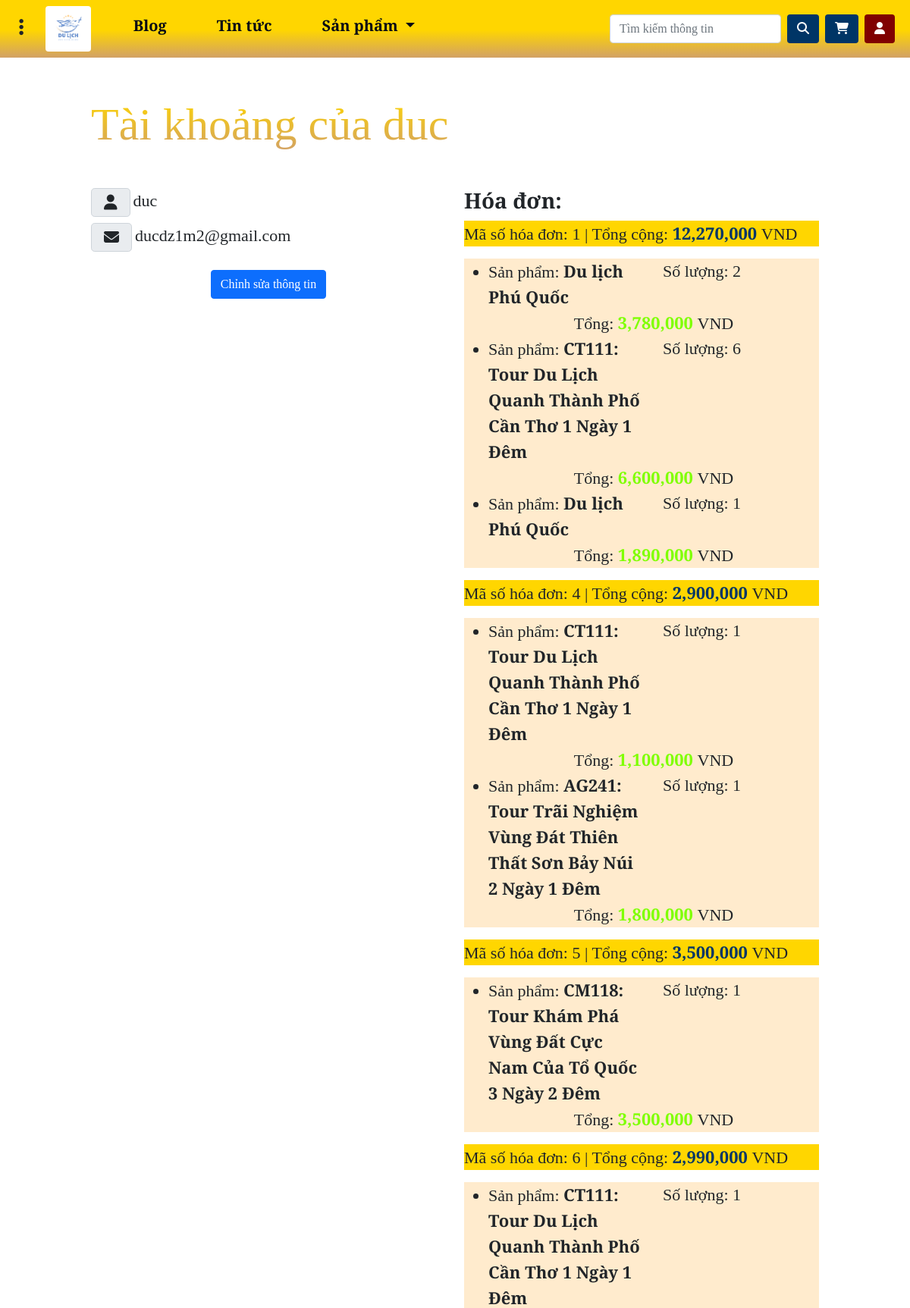
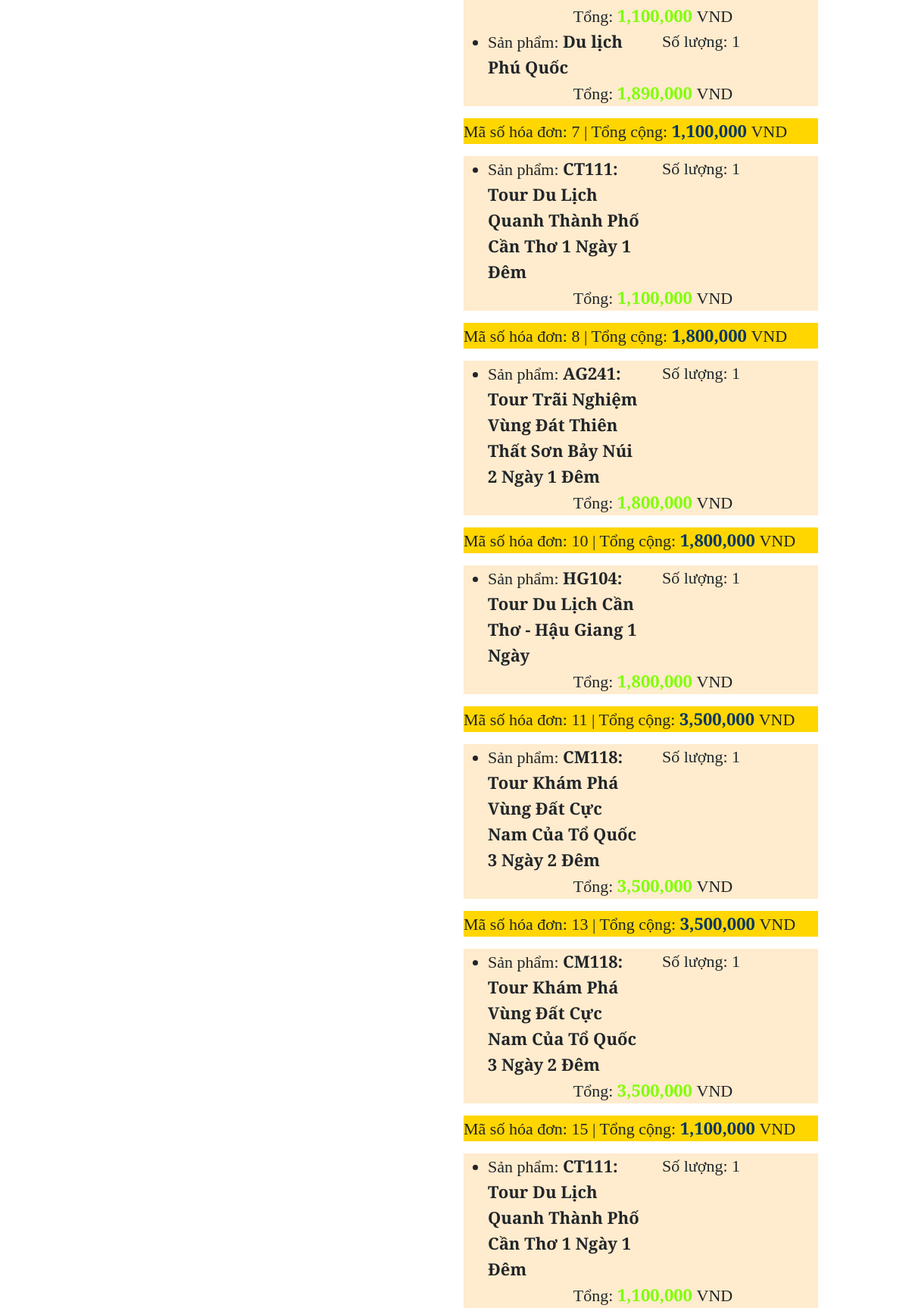
Screenshot of /profile/ (signed in, upper part) with the database file from the repository (2 pictures, top to bottom).
### Home/models.py (models this page shows, shortened)
class Order(models.Model):
    customer = models.ForeignKey(Customer, on_delete=models.SET_NULL, blank=True, null=True)
    complete = models.BooleanField(default=False, null=True, blank=False)
    def tinh_tong_don_hang(self):
        total = 0
        order_items = self.orderitem_set.all()
        for item in order_items:
            total += item.tinh_tong()
        return total

class OrderItem(models.Model):
    product = models.ForeignKey(Product, on_delete=models.SET_NULL, blank=True, null=True)
    order = models.ForeignKey(Order, on_delete=models.SET_NULL, blank=True, null=True)
    quantity = models.IntegerField(default=0, null=True, blank=True)
    def tinh_tong(self):
        if self.product is not None and self.quantity is not None:
            return self.product.gia * self.quantity
        return 0

class Product(models.Model):
    title = models.CharField(max_length=255)
    khoihanh = models.CharField(max_length=50)
    isHot = models.BooleanField(default=False)
    thoigian = models.IntegerField()
    diadiem = models.CharField(max_length=100)
    lichtrinh = models.TextField(blank=True)
    gia = models.IntegerField()
    giachuasale = models.IntegerField()
    text_url = models.TextField(blank=True)
    soluoc = models.TextField(blank=True)
    trainghiem = models.TextField(blank=True)
    chuongtrinhtour = models.TextField(blank=True)

### Home/views.py (the view)
# urls.py: path('profile/', views.profile, name= 'profile'),
@login_required
def profile(request):
    customer = request.user
    return render(request, 'profile.html', { 'customer':customer})

### Home/templates/profile.html (shortened to what this page needs)
{% load static %}
{% load humanize %}
<!DOCTYPE html>
<html lang="en">
   <head>
      <link
         href="https://cdn.jsdelivr.net/npm/bootstrap@5.0.2/dist/css/bootstrap.min.css"
         rel="stylesheet"
         />
      <link
         rel="stylesheet"
         href="https://cdnjs.cloudflare.com/ajax/libs/font-awesome/6.5.1/css/all.min.css"
         />
      <link rel="stylesheet" href="https://unpkg.com/leaflet@1.9.4/dist/leaflet.css"
/>
      <link rel="stylesheet" href="{% static 'css/style.css' %}">
   </head>
   <body>
      <header>
         <nav class="navbar navbar-expand-md colorHeader fixed-top ">
            <div class="container-fluid">
               <div class="nav-brand me-5">
                  <button class="btn" type="button" data-bs-target="#offcanvasTop" data-bs-toggle="offcanvas">
                  <i class="fa-solid fa-ellipsis-vertical leftslide"></i>
                  </button>
                  <a href="{% url 'home' %}">
                  <img src="{%static 'asset/logo.jpg'%}" alt="" class="rounded" width="60px" height="60px" />
                  </a>
               </div>
               <div class="collapse navbar-collapse" id="navbarNav">
                  <ul class="navbar-nav me-auto mb-2 mb-lg-0">
                     <li class="nav-item">
                        <a class="nav-link active h5" aria-current="page" href="{%url 'blog'%}" data-bs-toggle="tooltip" title="Tính năng đang được phát triển">Blog</a>
                     </li>
                     <li class="nav-item">
                        <a class="nav-link h5" href="{% url 'new' %}">Tin tức</a>
                     </li>
                     <li class="nav-item dropdown ">
                        <a class="nav-link h5 dropdown-toggle" href="#" role="button" data-bs-toggle="dropdown"
                           aria-expanded="false">
                        Sản phẩm
                        </a>
                     </li>
                  </ul>
                  <form class="d-flex " role="search">
                     <input class="form-control me-2 searchInput" id="searchInput" type="search" placeholder="Tìm kiếm thông tin"
                        aria-label="Search" />
                     <button class="btn" id="searchBtn" type="submit">
                     <i class="fa-solid fa-magnifying-glass" style="color: #ffffff;"></i>
                     </button>
                  </form>
                  <button type="button" class="btn ms-2" style="background-color: #003566; color: white;"
                     data-bs-toggle="popover" title="Đơn hàng" data-bs-html="true" data-bs-content="
                     <div class='text-center'>
                     <a href='{% url 'cart' %}'>Mở giỏ hàng</a>
                     </div>
                     " data-bs-placement="bottom">
                  <i class="fas fa-shopping-cart"></i>
                  </button>
                  {% if request.user.is_authenticated %}
                  {% if request.user.is_staff %}
                  <button class="btn mx-2" style="background-color: #800101;" data-bs-toggle="popover" title="Admin" data-bs-html="true" data-bs-content="
                     <div>
                     <a href='{% url 'profile' %}'>Hồ sơ</a> <br>
                     <a href='{% url 'admin:index' %}'>Trang quản trị</a>
                     </div>
                     <hr class='my-3'>
                     <div>
                     <a href='{% url 'logout'%}'>Đăng xuất</a>
                     </div>
                     " data-bs-placement="bottom">
                  <i class="fa-solid fa-user" style="color: #ffffff;"></i>
                  </button>
                  {%endif%}
                  {% else %}
                  <button class="text-white btn ms-2" style="background-color: #003566;" onclick="chuyentrang()">
                  Đăng nhập
                  </button>
                  {%endif%}
               </div>
            </div>
         </nav>
      </header>
      <main>
         <div class="row">
            <h2 class="title mb-5">Tài khoảng của {{ user.username }}</h2>
            <div class="col-md-6">
               <div class="input-group input-group-lg">
                  <span class="input-group-text me-1" id="inputGroup-sizing-lg">
                  <i class="fa-solid fa-user"></i>
                  </span>
                  {{ customer.username }}
               </div>
               <div class="input-group input-group-lg mt-2">
                  <span class="input-group-text me-1" id="inputGroup-sizing-lg">
                  <i class="fa-solid fa-envelope"></i>
                  </span>
                  {{customer.email }}
               </div>
               <div class="container-fluid text-center mt-4">
                  <a href="{% url 'edit' %}" class="btn btn-primary">
                     Chỉnh sửa thông tin
                  </a>
               </div>
            </div>
            <div class="col-md-6">
               {% block content %}
         <h3><strong>
            Hóa đơn:
         </strong></h3>
         {% for order in user.customer.order_set.all %}
         <p style="background-color: #ffd600;">Mã số hóa đơn: {{ order.id }} | Tổng cộng: <span style="color: #003566; font-weight: bold;">
            {{ order.tinh_tong_don_hang|intcomma }}
         </span>VND</p>
         <ul style="background-color: blanchedalmond;">
            {% for order_item in order.orderitem_set.all %}
               <li>
                  <div class="row">
                     <div class="col-6">
                        Sản phẩm: <b>{{ order_item.product.title }} </b>
                     </div>
                     <div class="col-6">
                        Số lượng: {{ order_item.quantity }}
                     </div>
                     <div class="text-center">
                        Tổng: <span style="color: chartreuse; font-weight: bold;">
                           {{ order_item.tinh_tong|intcomma }}
                        </span> VND
                     </div>
                  </div>
               </li>
            {% endfor %}
         </ul>
         {% endfor %}
         {% endblock %}
            </div>
         </div>
      </main>
   </body>
</html>

### Home/static/css/style.css (style rules this page uses)
.nav-item { margin-right: 50px; }
.colorHeader { background: rgb(255,214,0); background: linear-gradient(180deg, rgba(255,214,0,1) 52%, rgba(210,161,101,1) 100%); }
.collapse a, #offcanvasTopLabel { text-decoration: none !important; color: #000814 !important; font-weight: bold; }
body { font-family: 'EB Garamond' !important; font-size: 22px !important; }
.leftslide { font-size: 25px; margin-right: 10px; }
.title { font-size: 60px; background: -webkit-linear-gradient(rgb(255,214,0), rgba(210,161,101,1)); -webkit-background-clip: text; -webkit-text-fill-color: transparent; }
header { margin-bottom: 8rem !important; }
.searchInput, #searchBtn { margin: auto 0; height: fit-content !important; color: white; }
#searchBtn { background-color: #003566; }
main { width: 80%; margin: 0 auto; }
main { min-width: 80%; margin: auto; }

### rows the page displays
Order: id "1", tinh_tong_don_hang "12,270,000"
OrderItem: product "Du lịch Phú Quốc", quantity "2", tinh_tong "3,780,000"
OrderItem: product "CT111: Tour Du Lịch Quanh Thành Phố Cần Thơ 1 Ngày 1 Đêm", quantity "6", tinh_tong "6,600,000"
OrderItem: product "Du lịch Phú Quốc", quantity "1", tinh_tong "1,890,000"
Order: id "4", tinh_tong_don_hang "2,900,000"
OrderItem: product "CT111: Tour Du Lịch Quanh Thành Phố Cần Thơ 1 Ngày 1 Đêm", quantity "1", tinh_tong "1,100,000"
OrderItem: product "AG241: Tour Trãi Nghiệm Vùng Đát Thiên Thất Sơn Bảy Núi 2 Ngày 1 Đêm", quantity "1", tinh_tong "1,800,000"
Order: id "5", tinh_tong_don_hang "3,500,000"
OrderItem: product "CM118: Tour Khám Phá Vùng Đất Cực Nam Của Tổ Quốc 3 Ngày 2 Đêm", quantity "1", tinh_tong "3,500,000"
Order: id "6", tinh_tong_don_hang "2,990,000"
OrderItem: product "CT111: Tour Du Lịch Quanh Thành Phố Cần Thơ 1 Ngày 1 Đêm", quantity "1", tinh_tong "1,100,000"
OrderItem: product "Du lịch Phú Quốc", quantity "1", tinh_tong "1,890,000"
Order: id "7", tinh_tong_don_hang "1,100,000"
OrderItem: product "CT111: Tour Du Lịch Quanh Thành Phố Cần Thơ 1 Ngày 1 Đêm", quantity "1", tinh_tong "1,100,000"
Order: id "8", tinh_tong_don_hang "1,800,000"
OrderItem: product "AG241: Tour Trãi Nghiệm Vùng Đát Thiên Thất Sơn Bảy Núi 2 Ngày 1 Đêm", quantity "1", tinh_tong "1,800,000"
Order: id "10", tinh_tong_don_hang "1,800,000"
OrderItem: product "HG104: Tour Du Lịch Cần Thơ - Hậu Giang 1 Ngày", quantity "1", tinh_tong "1,800,000"
Order: id "11", tinh_tong_don_hang "3,500,000"
OrderItem: product "CM118: Tour Khám Phá Vùng Đất Cực Nam Của Tổ Quốc 3 Ngày 2 Đêm", quantity "1", tinh_tong "3,500,000"
Order: id "13", tinh_tong_don_hang "3,500,000"
OrderItem: product "CM118: Tour Khám Phá Vùng Đất Cực Nam Của Tổ Quốc 3 Ngày 2 Đêm", quantity "1", tinh_tong "3,500,000"
Order: id "15", tinh_tong_don_hang "1,100,000"
OrderItem: product "CT111: Tour Du Lịch Quanh Thành Phố Cần Thơ 1 Ngày 1 Đêm", quantity "1", tinh_tong "1,100,000"

### other values shown
{{ user.username }} "duc"
{{ customer.username }} "duc"
{{ customer.email }} "ducdz1m2@gmail.com"
